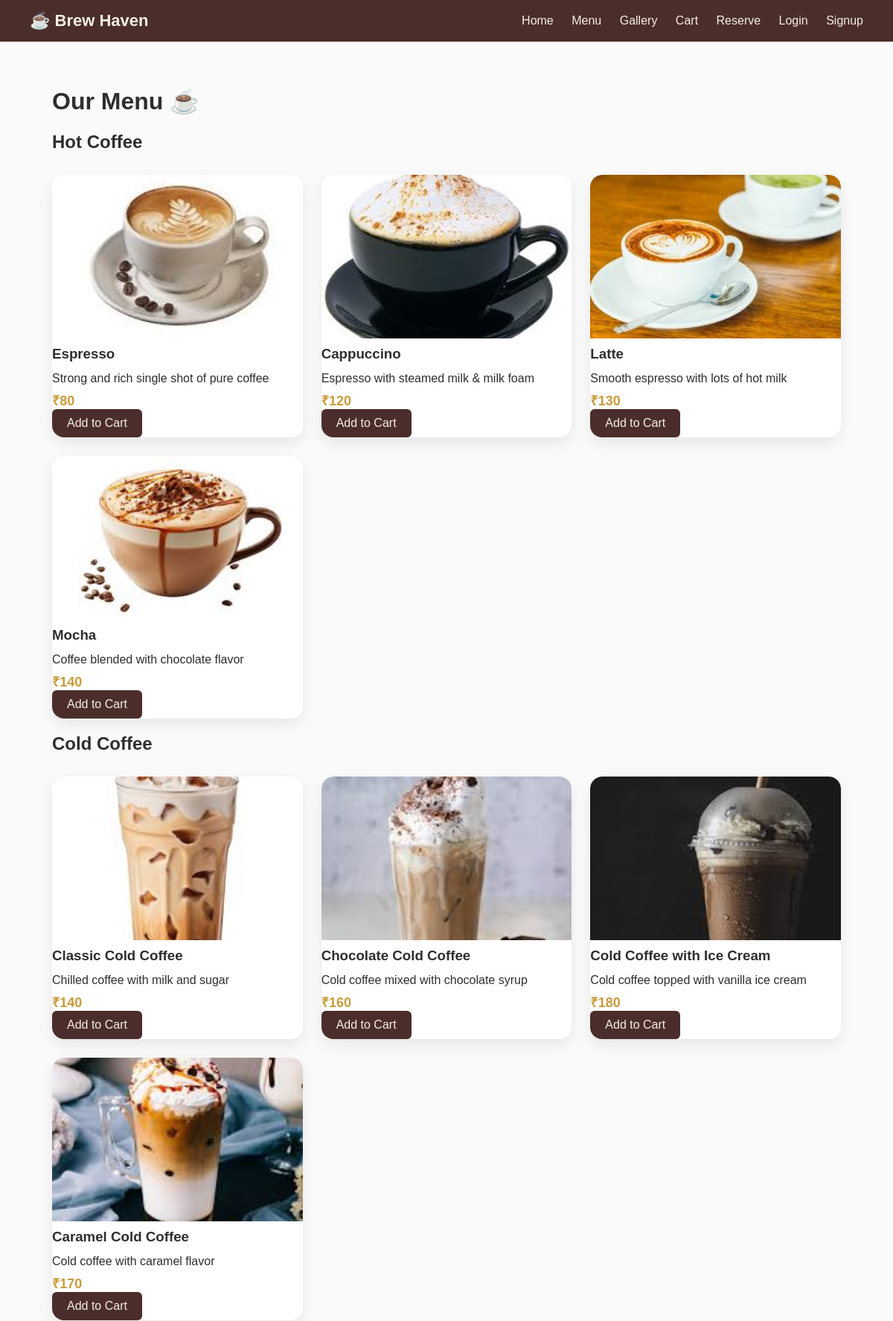
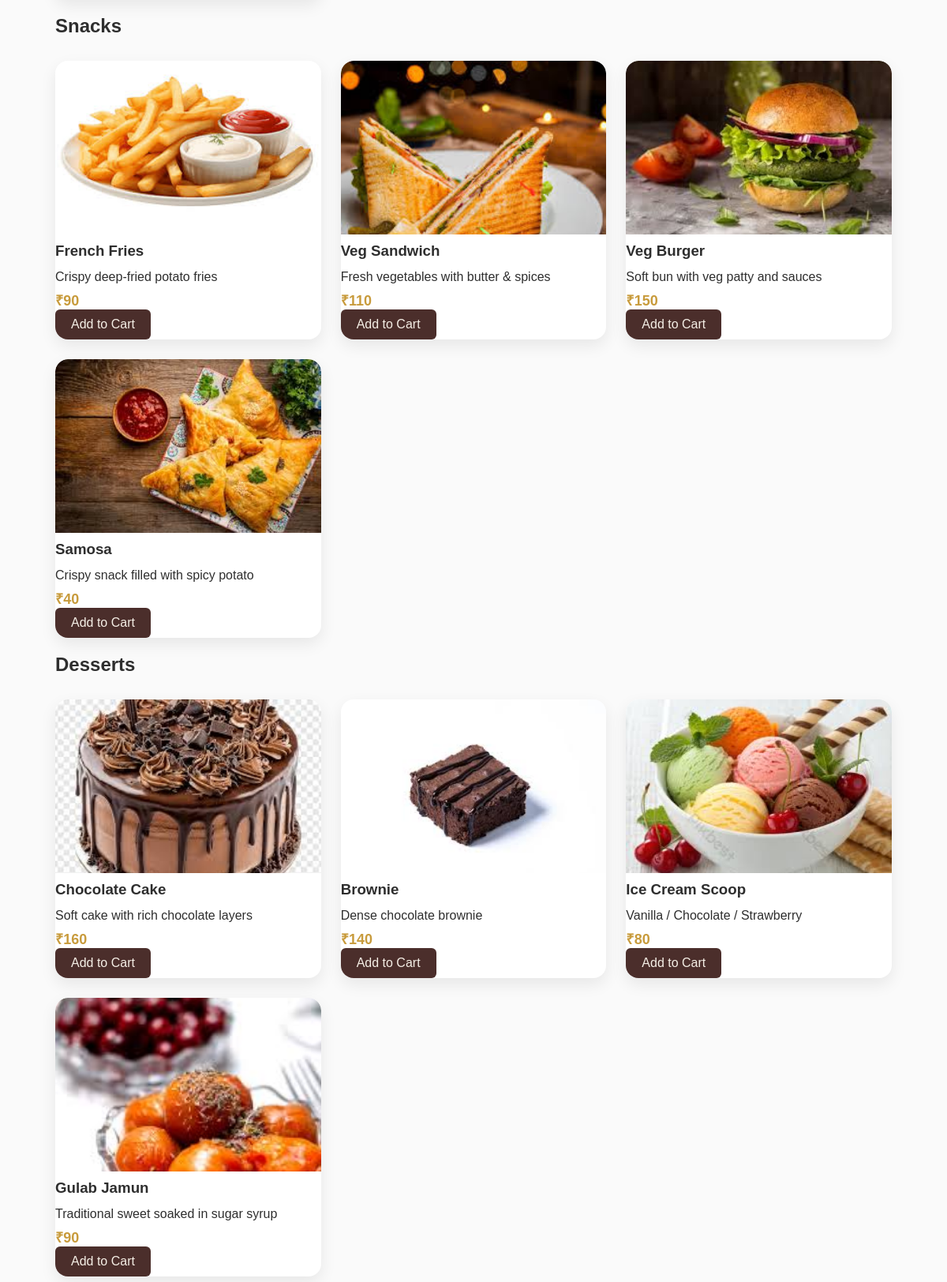
The app's page /menu/ (upper part) with its own data (2 pictures, top to bottom).
### main/models.py (models this page shows, shortened)
class MenuItem(models.Model):
    CATEGORY_CHOICES = (
        ('hot', 'Hot Coffee'),
        ('cold', 'Cold Coffee'),
        ('snacks', 'Snacks'),
        ('dessert', 'Desserts'),
    )
    name = models.CharField(max_length=100)
    description = models.TextField()
    price = models.IntegerField()
    category = models.CharField(max_length=20, choices=CATEGORY_CHOICES)
    image = models.ImageField(upload_to='menu_images/')

### main/views.py (the view)
# urls.py: path('menu/', views.menu, name='menu'),
def menu(request):
    hot = MenuItem.objects.filter(category='hot')
    cold = MenuItem.objects.filter(category='cold')
    snacks = MenuItem.objects.filter(category='snacks')
    dessert = MenuItem.objects.filter(category='dessert')
    return render(request, 'menu.html', {
        'hot': hot,
        'cold': cold,
        'snacks': snacks,
        'dessert': dessert
    })

### main/templates/menu.html (shortened to what this page needs)
{% extends 'base.html' %}
{% block content %}
<h1>Our Menu ☕</h1>
<h2>Hot Coffee</h2>
<div class="menu-container">
{% for item in hot %}
    <div class="menu-card">
        <img src="{{ item.image.url }}" class="menu-img" alt="{{ item.name }}">
        <h3>{{ item.name }}</h3>
        <p>{{ item.description }}</p>
        <span>₹{{ item.price }}</span>
        <form method="post" action="{% url 'add_to_cart' item.id %}">
            <button class="btn">Add to Cart</button>
        </form>
    </div>
{% endfor %}
</div>
<h2>Cold Coffee</h2>
<div class="menu-container">
{% for item in cold %}
    <div class="menu-card">
        <img src="{{ item.image.url }}" class="menu-img" alt="{{ item.name }}">
        <h3>{{ item.name }}</h3>
        <p>{{ item.description }}</p>
        <span>₹{{ item.price }}</span>
        <form method="post" action="{% url 'add_to_cart' item.id %}">
            <button class="btn">Add to Cart</button>
        </form>
    </div>
{% endfor %}
</div>
<h2>Snacks</h2>
<div class="menu-container">
{% for item in snacks %}
    <div class="menu-card">
        <img src="{{ item.image.url }}" class="menu-img" alt="{{ item.name }}">
        <h3>{{ item.name }}</h3>
        <p>{{ item.description }}</p>
        <span>₹{{ item.price }}</span>
        <form method="post" action="{% url 'add_to_cart' item.id %}">
            <button class="btn">Add to Cart</button>
        </form>
    </div>
{% endfor %}
</div>
<h2>Desserts</h2>
<div class="menu-container">
{% for item in dessert %}
    <div class="menu-card">
        <img src="{{ item.image.url }}" class="menu-img" alt="{{ item.name }}">
        <h3>{{ item.name }}</h3>
        <p>{{ item.description }}</p>
        <span>₹{{ item.price }}</span>
        <form method="post" action="{% url 'add_to_cart' item.id %}">
            <button class="btn">Add to Cart</button>
        </form>
    </div>
{% endfor %}
</div>
{% endblock %}

### main/templates/base.html (shortened to what this page needs)
<!DOCTYPE html>
<html lang="en">
<head>
    {% load static %}
    <link rel="stylesheet" href="{% static 'css/style.css' %}">
</head>
<body>
<header class="navbar">
    <div class="logo">☕ Brew Haven</div>
    <nav>
        <a href="/">Home</a>
        <a href="/menu/">Menu</a>
        <a href="/gallery/">Gallery</a>
        <a href="/cart/">Cart</a>
        <a href="/reserve/">Reserve</a>
        {% if user.is_authenticated %}
            <a href="/orders/">My Orders</a>
            <a href="/checkout/">Checkout</a>
            <span style="color:#F5EFE6; margin-left:10px;">
                Hi, {{ user.username }}
            </span>
            <a href="/logout/">Logout</a>
        {% else %}
            <a href="/login/">Login</a>
            <a href="/signup/">Signup</a>
        {% endif %}
    </nav>
</header>
<div class="content">
    {% block content %}
    {% endblock %}
</div>
</body>
</html>

### main/static/css/style.css (style rules this page uses)
body { margin: 0; font-family: 'Poppins', Arial, sans-serif; background-color: #FAFAFA; color: #2E2E2E; }
.navbar { display: flex; justify-content: space-between; align-items: center; padding: 15px 40px; background-color: #4B2E2B; }
.navbar .logo { font-size: 22px; font-weight: bold; color: #F5EFE6; }
.navbar a { color: #F5EFE6; margin-left: 20px; text-decoration: none; font-weight: 500; transition: 0.3s; }
.content { padding: 40px 70px; min-height: 80vh; }
.menu-container { display: grid; grid-template-columns: repeat(auto-fit, minmax(250px, 1fr)); gap: 25px; margin-top: 30px; }
.menu-card { background: #ffffff; border-radius: 16px; box-shadow: 0 8px 20px rgba(0, 0, 0, 0.08); overflow: hidden; animation: fadeIn 0.8s ease; transition: transform 0.3s; display: flex; flex-direction: column; }
.menu-img { width: 100%; height: 220px; object-fit: cover; border-radius: 16px 16px 0 0; }
.menu-card h3 { margin: 10px 0 5px; }
.menu-card span { font-weight: bold; color: #C89B3C; font-size: 18px; }
.menu-card p { margin: 8px 0; }
.btn { background-color: #4B2E2B; color: #F5EFE6; padding: 10px 20px; border: none; border-radius: 6px; cursor: pointer; font-size: 16px; }

### records on screen
MenuItem: image (picture), name "Espresso", description "Strong and rich single shot of pure coffee", price "80"
MenuItem: image (picture), name "Cappuccino", description "Espresso with steamed milk & milk foam", price "120"
MenuItem: image (picture), name "Latte", description "Smooth espresso with lots of hot milk", price "130"
MenuItem: image (picture), name "Mocha", description "Coffee blended with chocolate flavor", price "140"
MenuItem: image (picture), name "Classic Cold Coffee", description "Chilled coffee with milk and sugar", price "140"
MenuItem: image (picture), name "Chocolate Cold Coffee", description "Cold coffee mixed with chocolate syrup", price "160"
MenuItem: image (picture), name "Cold Coffee with Ice Cream", description "Cold coffee topped with vanilla ice cream", price "180"
MenuItem: image (picture), name "Caramel Cold Coffee", description "Cold coffee with caramel flavor", price "170"
MenuItem: image (picture), name "French Fries", description "Crispy deep-fried potato fries", price "90"
MenuItem: image (picture), name "Veg Sandwich", description "Fresh vegetables with butter & spices", price "110"
MenuItem: image (picture), name "Veg Burger", description "Soft bun with veg patty and sauces", price "150"
MenuItem: image (picture), name "Samosa", description "Crispy snack filled with spicy potato", price "40"
MenuItem: image (picture), name "Chocolate Cake", description "Soft cake with rich chocolate layers", price "160"
MenuItem: image (picture), name "Brownie", description "Dense chocolate brownie", price "140"
MenuItem: image (picture), name "Ice Cream Scoop", description "Vanilla / Chocolate / Strawberry", price "80"
MenuItem: image (picture), name "Gulab Jamun", description "Traditional sweet soaked in sugar syrup", price "90"
